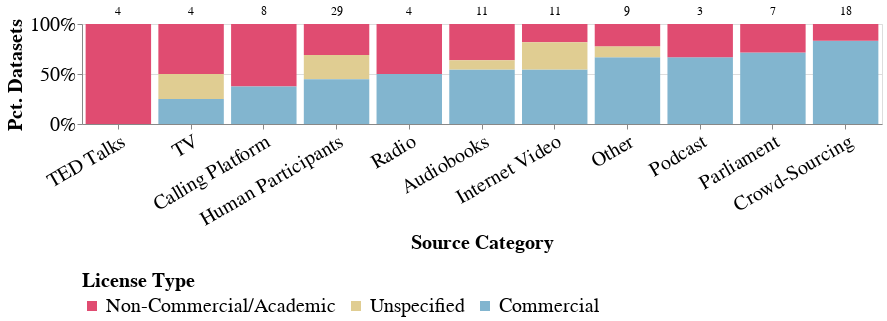

The code cell stored with this chart in its notebook:
### Code cell
base = alt.Chart(
    df_sources
).mark_bar().encode(
    x=alt.X(
        "Source Category:N",
        title="Source Category",
        axis=alt.Axis(labelAngle=-30),
        sort=sourcecategory_order
    ),
    y=alt.Y(
        "count():Q",
        stack="normalize",
        axis=alt.Axis(format="%"),
        title="Pct. Datasets"
    ),
    color=alt.Color(
        "License Type:N",
        scale=alt.Scale(
            domain=LICENSE_ORDER,
            range=LICENSE_PALETTE
        ),
        title="License Type"
    )
).properties(
    width=800,
    height=100
)

text = alt.Chart(df_sources).mark_text(
    dy=-68,
    align="center",
    baseline="top",
    fontSize=12
).encode(
    x=alt.X(
        "Source Category:N",
        title="Source Category",
        sort=sourcecategory_order
    ),
    text="count():Q"
)

chart = (base + text).configure_axis(
        labelFontSize=FONT_SIZE,
        titleFontSize=FONT_SIZE
).configure_legend(
    labelFontSize=FONT_SIZE,
    titleFontSize=FONT_SIZE,
    orient=LEGEND_POSITION,
    labelLimit=MAX_LABELLIMIT
).configure_header(
    titleFontSize=FONT_SIZE,
    labelFontSize=FONT_SIZE
)

if PLOT_TOFILE:
    chart.save(
        os.path.join(PLOT_DIR, "speech_sourcecategories-licenses.png"),
        ppi=PLOT_PPI
    )

chart
